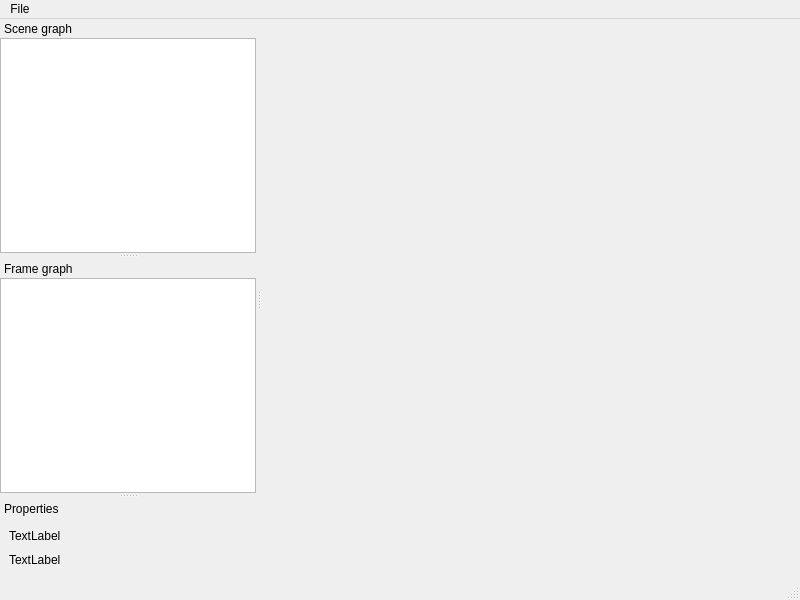
<?xml version="1.0" encoding="UTF-8"?>
<ui version="4.0">
 <class>MainWindow</class>
 <widget class="QMainWindow" name="MainWindow">
  <property name="geometry">
   <rect>
    <x>0</x>
    <y>0</y>
    <width>800</width>
    <height>600</height>
   </rect>
  </property>
  <property name="windowTitle">
   <string>Explorer</string>
  </property>
  <widget class="QWidget" name="centralwidget"/>
  <widget class="QMenuBar" name="menubar">
   <property name="geometry">
    <rect>
     <x>0</x>
     <y>0</y>
     <width>800</width>
     <height>21</height>
    </rect>
   </property>
   <widget class="QMenu" name="menuFile">
    <property name="title">
     <string>File</string>
    </property>
    <addaction name="actionOpenFile"/>
   </widget>
   <addaction name="menuFile"/>
  </widget>
  <widget class="QStatusBar" name="statusbar"/>
  <widget class="QDockWidget" name="sceneGraphDockWidget">
   <property name="features">
    <set>QDockWidget::DockWidgetMovable</set>
   </property>
   <property name="allowedAreas">
    <set>Qt::LeftDockWidgetArea|Qt::RightDockWidgetArea</set>
   </property>
   <property name="windowTitle">
    <string>Scene graph</string>
   </property>
   <attribute name="dockWidgetArea">
    <number>1</number>
   </attribute>
   <widget class="QWidget" name="sceneGraphDockWidgetContents">
    <layout class="QGridLayout" name="gridLayout">
     <property name="leftMargin">
      <number>0</number>
     </property>
     <property name="topMargin">
      <number>0</number>
     </property>
     <property name="rightMargin">
      <number>0</number>
     </property>
     <property name="bottomMargin">
      <number>0</number>
     </property>
     <item row="0" column="0">
      <widget class="QTreeView" name="sceneGraphTreeView">
       <property name="rootIsDecorated">
        <bool>true</bool>
       </property>
       <property name="headerHidden">
        <bool>true</bool>
       </property>
       <attribute name="headerVisible">
        <bool>false</bool>
       </attribute>
      </widget>
     </item>
    </layout>
   </widget>
  </widget>
  <widget class="QDockWidget" name="frameGraphDockWidget">
   <property name="features">
    <set>QDockWidget::DockWidgetMovable</set>
   </property>
   <property name="allowedAreas">
    <set>Qt::LeftDockWidgetArea|Qt::RightDockWidgetArea</set>
   </property>
   <property name="windowTitle">
    <string>Frame graph</string>
   </property>
   <attribute name="dockWidgetArea">
    <number>1</number>
   </attribute>
   <widget class="QWidget" name="frameGraphDockWidgetContents">
    <layout class="QGridLayout" name="gridLayout_2">
     <property name="leftMargin">
      <number>0</number>
     </property>
     <property name="topMargin">
      <number>0</number>
     </property>
     <property name="rightMargin">
      <number>0</number>
     </property>
     <property name="bottomMargin">
      <number>0</number>
     </property>
     <item row="0" column="0">
      <widget class="QTreeView" name="treeView"/>
     </item>
    </layout>
   </widget>
  </widget>
  <widget class="QDockWidget" name="propertiesDockWidget">
   <property name="features">
    <set>QDockWidget::DockWidgetMovable</set>
   </property>
   <property name="allowedAreas">
    <set>Qt::LeftDockWidgetArea|Qt::RightDockWidgetArea</set>
   </property>
   <property name="windowTitle">
    <string>Properties</string>
   </property>
   <attribute name="dockWidgetArea">
    <number>1</number>
   </attribute>
   <widget class="QWidget" name="propertiesDockWidgetContents">
    <layout class="QVBoxLayout" name="verticalLayout_2">
     <item>
      <widget class="QLabel" name="label_2">
       <property name="text">
        <string>TextLabel</string>
       </property>
      </widget>
     </item>
     <item>
      <widget class="QLabel" name="label">
       <property name="text">
        <string>TextLabel</string>
       </property>
      </widget>
     </item>
    </layout>
   </widget>
  </widget>
  <action name="actionOpenFile">
   <property name="text">
    <string>Open file...</string>
   </property>
   <property name="shortcut">
    <string>Ctrl+O</string>
   </property>
  </action>
 </widget>
 <resources/>
 <connections/>
</ui>
